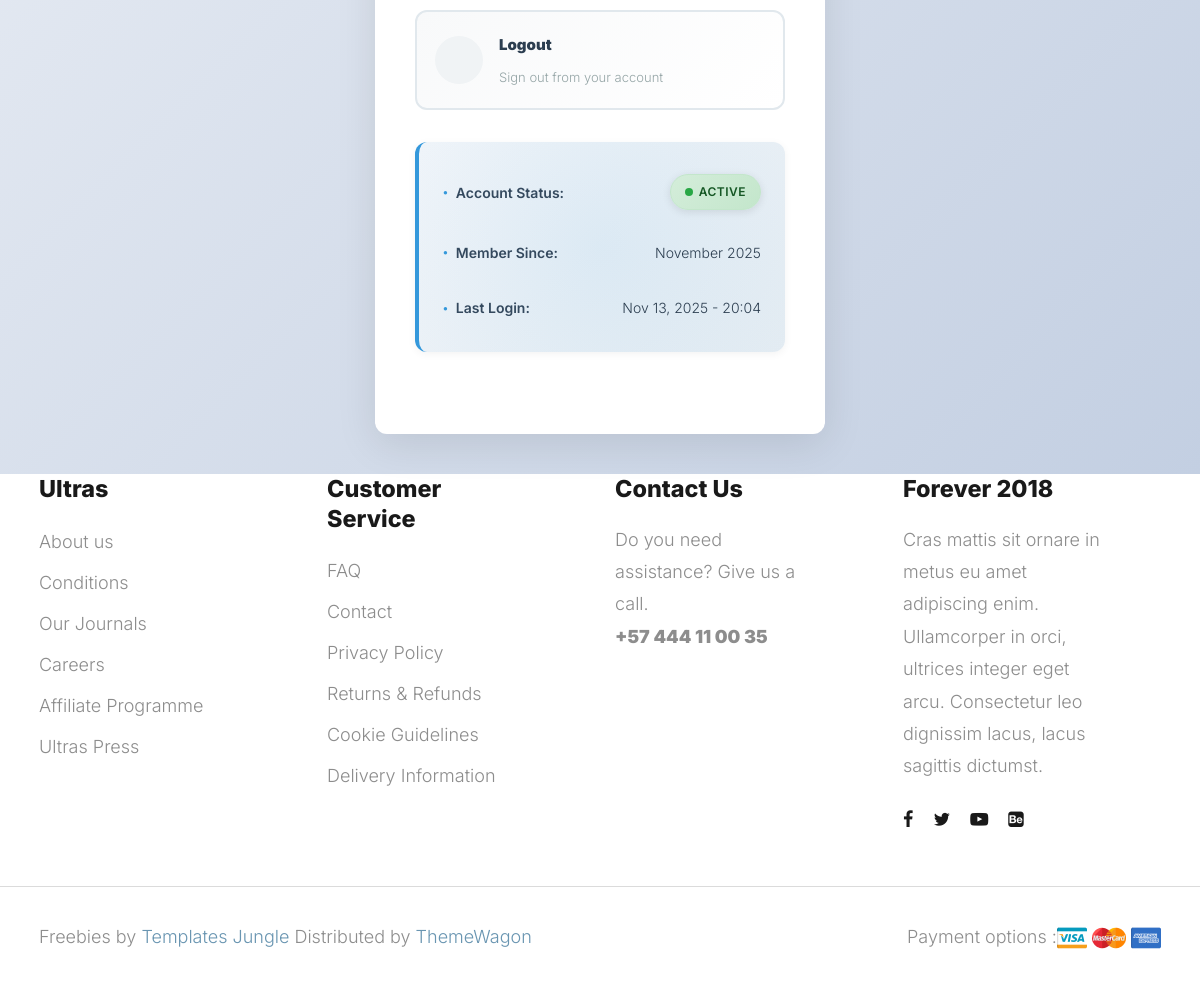
Before: /update_user/ (signed in, lower part) with the older database file.
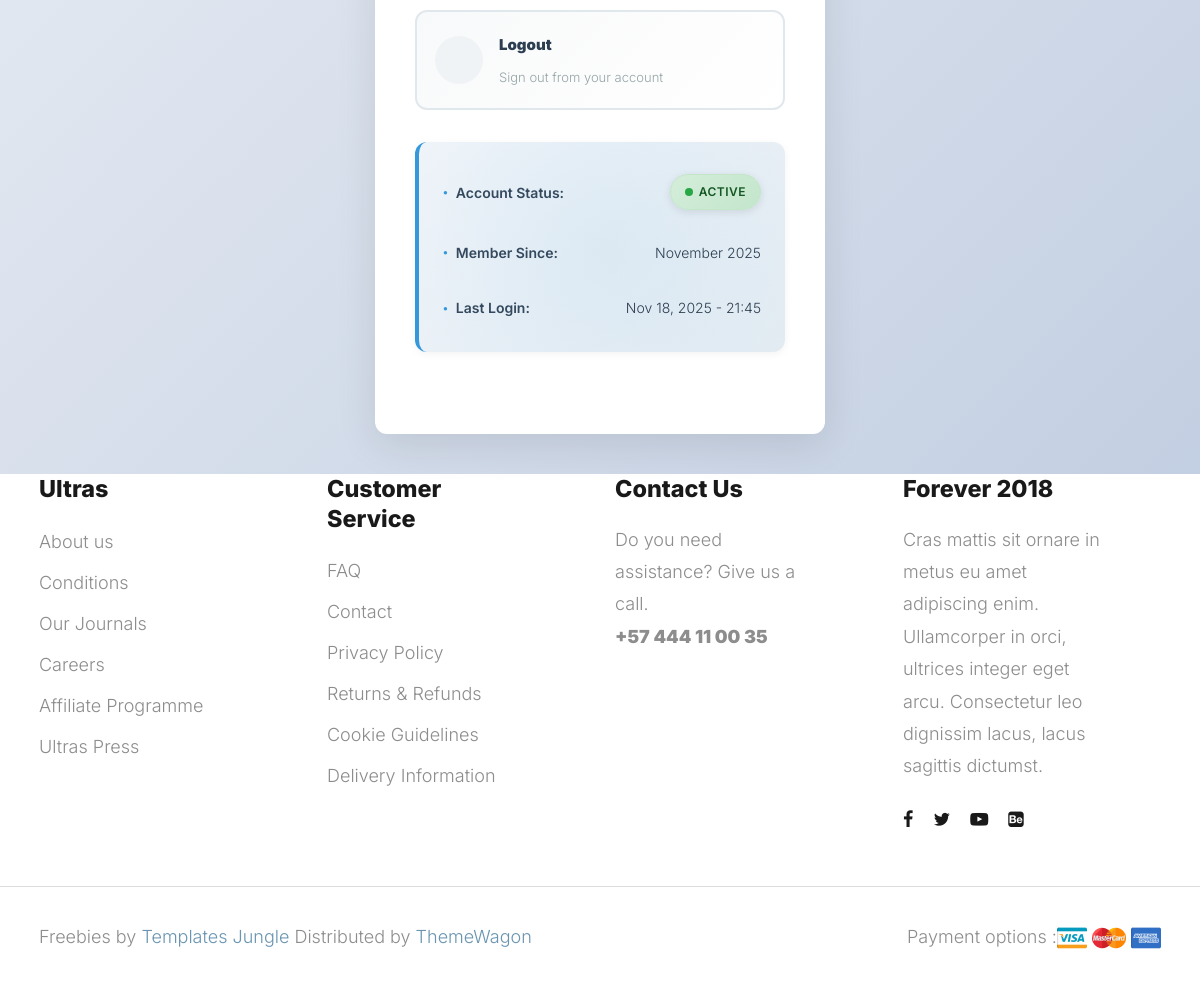
After: the same page with the newer database file.
### ecom/store/models.py (models this page shows, shortened)
class CustomUser(AbstractUser):
    email = models.EmailField(max_length=100, unique=True)
    USERNAME_FIELD = 'email'
    REQUIRED_FIELDS = ('username',)

### ecom/store/views.py (the view)
# urls.py: path('update_user/', views.update_user, name='update_user'),
def update_user(request):
    if request.user.is_authenticated:
        current_user = request.user
        user_form = UpdateUserForm (request.POST or None, instance=current_user)
        if user_form.is_valid():
            user_form.save()
            login(request, current_user)
            messages.success(request, "user has been Updated")
            return redirect ('home')
        return render(request, "update_user.html", {'user_form': user_form})
    else:
        messages.error(request, "you must be loged in to acces to that page")
        return redirect('home')

### ecom/cart/cart.py (called while the page is built)
    def __len__(self):
        return len(self.cart)

### ecom/cart/context_processors.py (called while the page is built)
def cart(request):
    return {'cart': Cart(request)}

### store/templates/update_user.html (shortened to what this page needs)
{% extends 'base.html' %}
{% load static %}
{% block content %}
<section class="login-container">
  <div class="login-wrapper">
    <form method="POST" action="{% url 'update_user' %}"  class="login-form update-user-form">
      <div class="account-actions">
        <a href="{% url 'logout' %}" class="action-link logout">
          <i class="icon icon-exit"></i>
          <div>
            <strong>Logout</strong>
            <small>Sign out from your account</small>
          </div>
        </a>
      </div>
      <div class="account-info">
        <p><strong>Account Status:</strong> <span class="status-badge active">Active</span></p>
        <p><strong>Member Since:</strong> {{ user.date_joined|date:"F Y" }}</p>
        <p><strong>Last Login:</strong> {{ user.last_login|date:"M d, Y - H:i" }}</p>
      </div>
    </form>
  </div>
</section>
{% endblock content %}

Changed rows visible on the page:
changed CustomUser: last_login "Nov 13, 2025 - 20:04" → "Nov 18, 2025 - 21:45"
